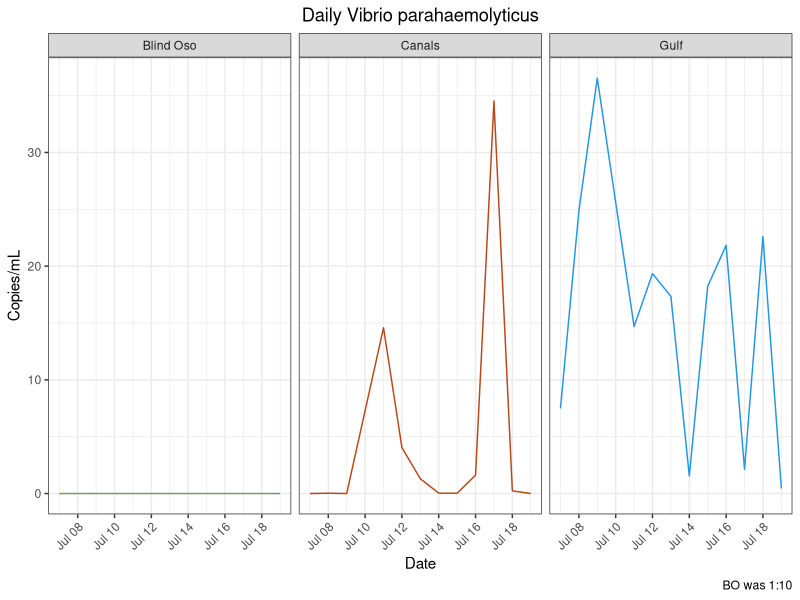
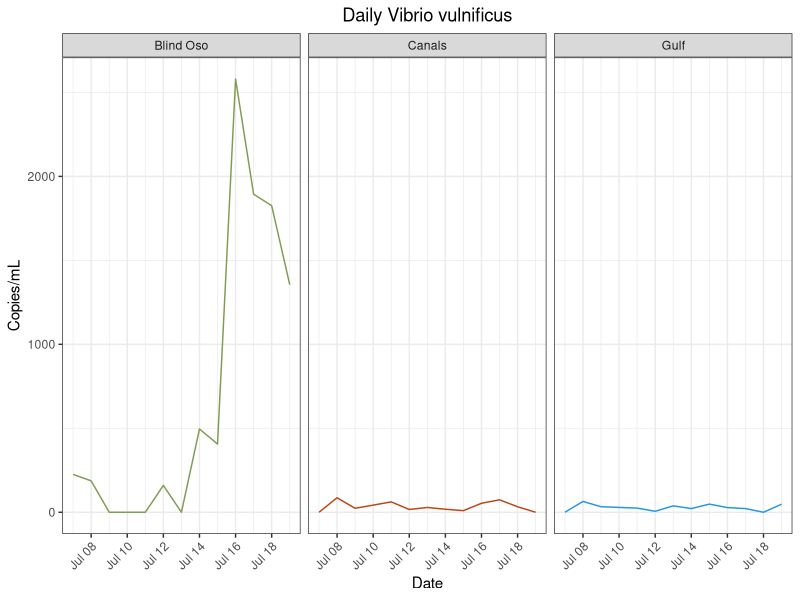
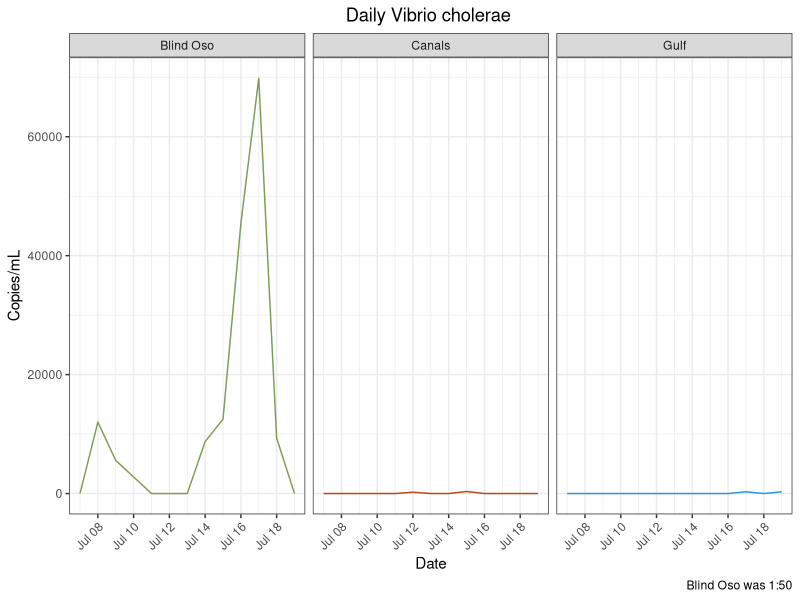
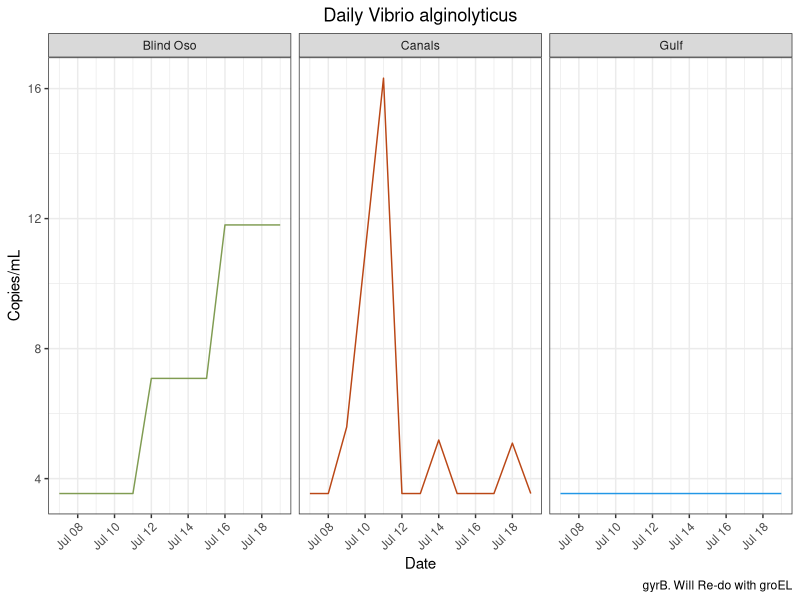
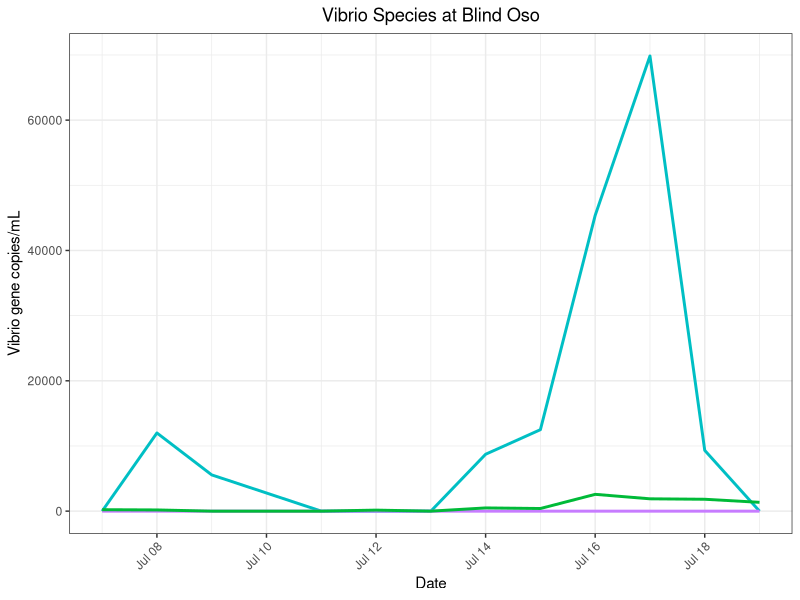
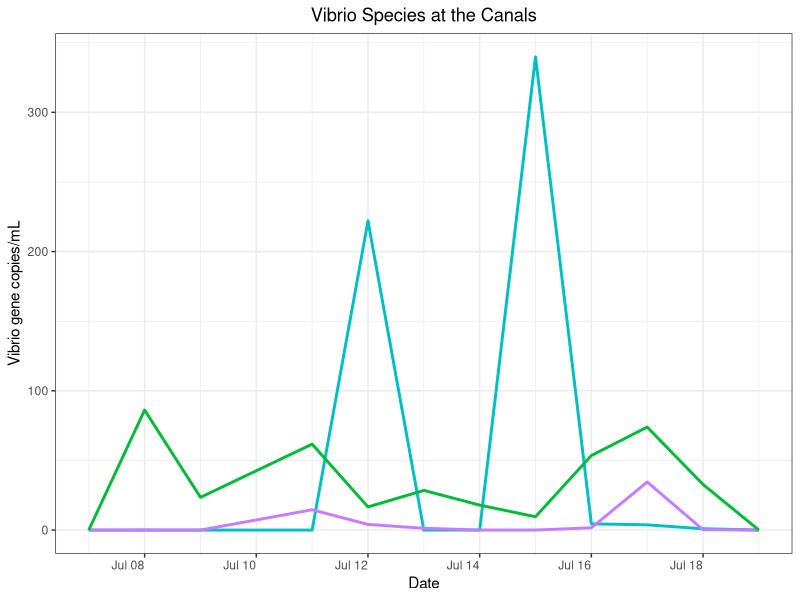
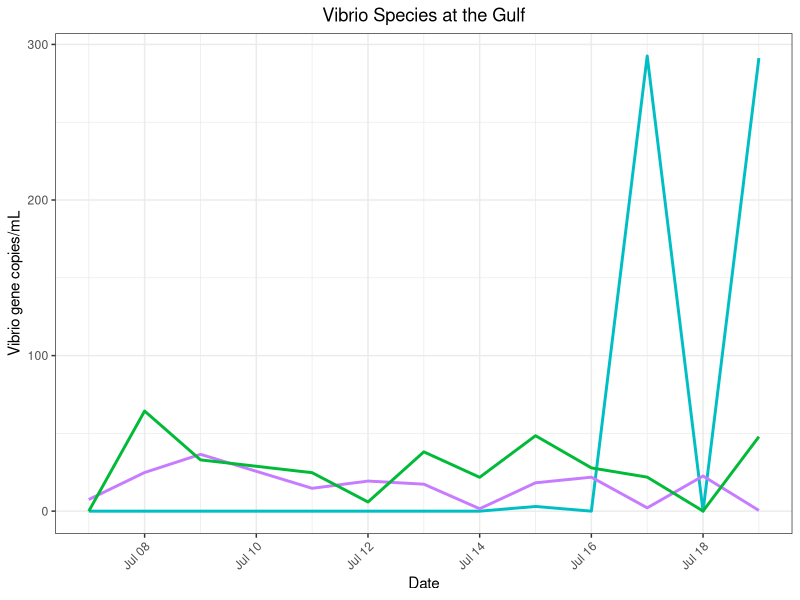
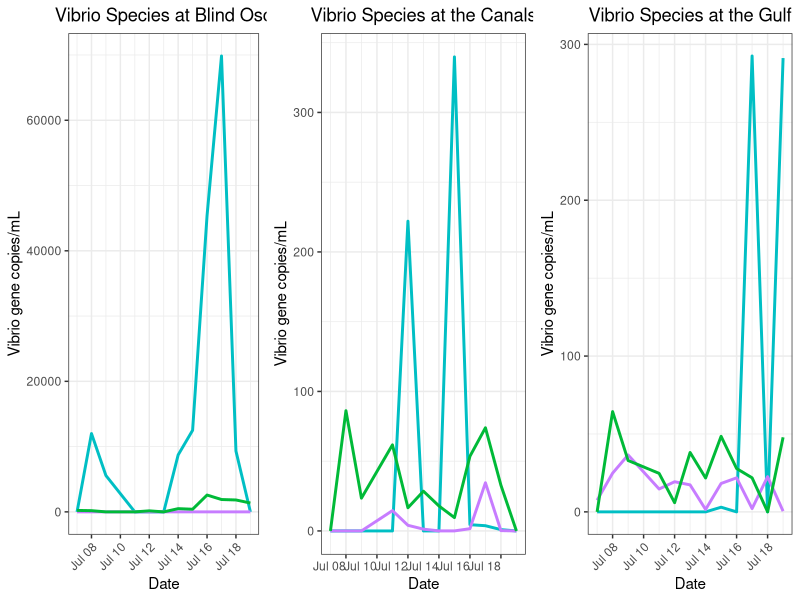

The R script that drew these images, in order:
## ---- chunk 1
library(here)
library(tidyverse)
library(lubridate)
library(ggpubr) #Stacking Plots
## ---- chunk 2
vp<- read_csv(here("data", "processed_data","qpcr", "vp_clean_copies.csv"))
vp_m<- read_csv(here("data", "processed_data","qpcr","vp_mon_clean_copies.csv")) 

vv<- read_csv(here("data", "processed_data","qpcr","vv_clean_copies_redo.csv")) #Trial two is best. Other trials exist too. 
vv_m<- read_csv(here("data", "processed_data","qpcr","vv_clean_copies_mon.csv"))

vc<- read_csv(here("data", "processed_data","qpcr", "vc_clean_copies_daily.csv")) #Daily
vc_m<- read_csv(here("data", "processed_data", "qpcr","vc_clean_copies_mon.csv"))#Monthly
vc_bo<- read_csv(here("data", "processed_data","qpcr","vc_clean_copies_dail_1_50.csv")) #Ran 1:50. with 5 reps (run with 2 reps + run with 3 reps)
#vc_bo_50<- read_csv(here("data", "processed_data","vc_clean_copies_daily_1_50_2reps.csv"))#Just reps 4 and 5 to compare. This looks fine, but I removed the code so as to clean up this script.

va<- read_csv(here("data", "processed_data","qpcr", "va_clean_copies_daily.csv"))
va_m<-  read_csv(here("data", "processed_data","qpcr", "va_clean_copies_monthly.csv"))
## ---- chunk 3
vv<- vv %>%
  mutate(site = recode(site, "BO" = "Blind Oso")) %>%
  mutate(site = recode(site, "C2" = "Canals")) %>%
  mutate(site = recode(site, "RD" = "Gulf"))

vp<- vp %>%
  mutate(site = recode(site, "BO" = "Blind Oso")) %>%
  mutate(site = recode(site, "C2" = "Canals")) %>%
  mutate(site = recode(site, "RD" = "Gulf"))

vc<- vc %>%
  mutate(site = recode(site, "BO" = "Blind Oso")) %>%
  mutate(site = recode(site, "C2" = "Canals")) %>%
  mutate(site = recode(site, "RD" = "Gulf"))
vc_bo<- vc_bo %>%
  mutate(site = recode(site, "BO" = "Blind Oso")) %>%
  mutate(site = recode(site, "C2" = "Canals")) %>%
  mutate(site = recode(site, "RD" = "Gulf"))
#vc_bo_50<- vc_bo_50 %>%
 # mutate(site = recode(site, "BO" = "Blind Oso")) %>%
 # mutate(site = recode(site, "C2" = "Canals")) %>%
 # mutate(site = recode(site, "RD" = "Gulf"))

va<- va %>%
  mutate(site = recode(site, "BO" = "Blind Oso")) %>%
  mutate(site = recode(site, "C2" = "Canals")) %>%
  mutate(site = recode(site, "RD" = "Gulf"))
## ---- chunk 4
vc<- 
  vc %>%
  filter(!site %in% "Blind Oso")  #Gets rid of old BO 
  
vc_d<- rbind(vc, vc_bo) #Adds new BO to C2 and RD
## ---- chunk 5
#Vp Mon
vp_m<- vp_m %>%
  select(!...1) 
jul_bo = data.frame(date = as.Date("2022-07-07"), copies_mL=0, site = "BO")
jul_c2 = data.frame(date = as.Date("2022-07-07"), copies_mL=0, site = "C2")
jul_rd = data.frame(date = as.Date("2022-07-07"), copies_mL=7.49310194, site = "RD")
vp_m = rbind(jul_bo, jul_c2, jul_rd, vp_m) %>%
  mutate(site = recode(site, "BO" = "Blind Oso")) %>%
  mutate(site = recode(site, "C2" = "Canals")) %>%
  mutate(site = recode(site, "RD" = "Gulf"))
                     

#Vv Mon
vv_m<- vv_m %>%
  select(!...1) 
jul_bo = data.frame(date = as.Date("2022-07-07"), copies_mL=0, site = "BO")
jul_c2 = data.frame(date = as.Date("2022-07-07"), copies_mL=0, site = "C2")
jul_rd = data.frame(date = as.Date("2022-07-07"), copies_mL=7.49310194, site = "RD")
vv_m = rbind(jul_bo, jul_c2, jul_rd, vv_m)%>%
  mutate(site = recode(site, "BO" = "Blind Oso")) %>%
  mutate(site = recode(site, "C2" = "Canals")) %>%
  mutate(site = recode(site, "RD" = "Gulf"))

vc_m<- vc_m %>%
  select(!...1) 
  jul_bo = data.frame(date = as.Date("2022-07-07"), copies_mL=263.208407, site = "BO")
  jul_c2 = data.frame(date = as.Date("2022-07-07"), copies_mL=0, site = "C2")
  jul_rd = data.frame(date = as.Date("2022-07-07"), copies_mL=0, site = "RD")
  vc_m = rbind(jul_bo, jul_c2, jul_rd, vc_m)%>%
    mutate(site = recode(site, "BO" = "Blind Oso")) %>%
    mutate(site = recode(site, "C2" = "Canals")) %>%
    mutate(site = recode(site, "RD" = "Gulf"))
  
 va_m<- va_m %>%
  select(!...1) 
  jul_bo = data.frame(date = as.Date("2022-07-07"), copies_mL=0, site = "BO")
  jul_c2 = data.frame(date = as.Date("2022-07-07"), copies_mL=5.494766, site = "C2")
  jul_rd = data.frame(date = as.Date("2022-07-07"), copies_mL=0, site = "RD")
  va_m = rbind(jul_bo, jul_c2, jul_rd, va_m)%>%
    mutate(site = recode(site, "BO" = "Blind Oso")) %>%
    mutate(site = recode(site, "C2" = "Canals")) %>%
    mutate(site = recode(site, "RD" = "Gulf")) 
## ---- chunk 6
#png(file = here("results", "plots", "species_specific", "vp_daily.png"))
 vp %>%
  ggplot() + geom_line(
    aes(x = date,
        y = copies_mL,
        color = site))+ 
  facet_wrap(~site)  +
  labs(x = "Date",
       y = "Copies/mL",
       title = "Daily Vibrio parahaemolyticus",
       caption = "BO was 1:10")+
  theme_bw()+
  theme(
    plot.title = element_text(hjust = 0.5),
    axis.text.x = element_text(hjust = 1, angle = 45),
    legend.position = "none")+
  scale_color_manual(values = c("Blind Oso" = "#809C52",
                                "Canals" = "#ba4716",
                                "Gulf" = "4c848c"))
# dev.off()

 ggsave(here("results", "plots", "vp_daily.png"))
## ---- chunk 7
#png(file = here("results", "plots", "species_specific", "vv_daily.png"))

vv %>%
  #filter(!site %in% "Blind Oso") %>%
  ggplot() + geom_line(
    aes(x = date,
        y = copies_mL,
        color = site))+ 
  facet_wrap(~site)  +
  labs(x = "Date",
       y = "Copies/mL",
       title = "Daily Vibrio vulnificus")+
  theme_bw()+
  theme(
    plot.title = element_text(hjust = 0.5),
    axis.text.x = element_text(hjust = 1, angle = 45),
    legend.position = "none")+ 
  scale_color_manual(values = c("Blind Oso" = "#809C52",
                                "Canals" = "#ba4716",
                                "Gulf" = "4c848c"))
#dev.off()

 ggsave(here("results", "plots", "vv_daily.png"))
## ---- chunk 8
vc_d %>%
#filter(!site %in% "Blind Oso") %>%
  ggplot() + geom_line(
    aes(x = date,
        y = copies_mL,
        color = site))+ 
  facet_wrap(~site)  +
  labs(x = "Date",
       y = "Copies/mL",
       title = "Daily Vibrio cholerae ",
       caption = "Blind Oso was 1:50")+
  theme_bw()+
  theme(
    plot.title = element_text(hjust = 0.5),
    axis.text.x = element_text(hjust = 1, angle = 45),
    legend.position = "none")+ 
  scale_color_manual(values = c("Blind Oso" = "#809C52", #5 replicates
                                "Canals" = "#ba4716",#3
                                "Gulf" = "4c848c"))#3

 ggsave(here("results", "plots", "vc_daily.png"))
## ---- chunk 9
#png(file = here("results", "plots", "species_specific", "va_daily.png"))

va %>%
 #filter(!site %in% "Blind Oso") %>%
  ggplot() + geom_line(
    aes(x = date,
        y = copies_mL,
        color = site))+ 
  facet_wrap(~site)  +
  labs(x = "Date",
       y = "Copies/mL",
       title = "Daily Vibrio alginolyticus",
       caption = "gyrB. Will Re-do with groEL")+
  theme_bw()+
  theme(
    plot.title = element_text(hjust = 0.5),
    axis.text.x = element_text(hjust = 1, angle = 45),
    legend.position = "none")+ 
  scale_color_manual(values = c("Blind Oso" = "#809C52",
                                "Canals" = "#ba4716",
                                "Gulf" = "4c848c"))
#dev.off()

 ggsave(here("results", "plots", "va_daily.png"))
## ---- chunk 10
#Make new columns with species 
type = "vc"
vc1<- cbind(vc_d, type)

type = "vv"
vv1<- cbind(vv, type)

type = "vp"
vp1<- cbind(vp, type)

type = "va"
va1<- cbind(va,type)

#Combine datasets
master<- rbind(vc1,vp1,vv1, va1) %>%
  mutate(type = recode(type, "va" = "V. alginolyticus",
                       "vc" = "V. cholerae",
                       "vp" = "V. parahaemolyticus",
                       "vv" = "V. vulnificus"))
# Save this
saveRDS(master, file = here("data", "processed_data", "qpcr","species_copies.rds"))
## ---- chunk 11
bo_spp<- master %>%
  filter(site %in% "Blind Oso",
         !type %in% "V. alginolyticus") %>% #Take out Va for now
  ggplot() + geom_line(
    aes(
      x = date,
      y = copies_mL,
      color = type),
    size = 1)+ 
  theme_bw()+
     labs(title = "Vibrio Species at Blind Oso",
       x = "Date",
       y = "Vibrio gene copies/mL",
       color = "Vibrio spp.") +
  theme(axis.text.x = element_text(hjust = 1, angle = 45),
        plot.title = element_text(hjust = 0.5),
        legend.position = "none") + 
scale_color_manual(values = c("V. alginolyticus" = "#F8766D",
                              "V. cholerae" = "#00BFC4",
                              "V. parahaemolyticus" = "#C77CFF",
                              "V. vulnificus" = "#00BA38"))

bo_spp

#dev.off()
 ggsave(here("results", "plots", "bo_all_daily.png"))
## ---- chunk 12
c2_spp<-
  master %>%
  filter(site %in% "Canals",
         !type %in% "V. alginolyticus") %>%
  ggplot() + geom_line(
    aes(
      x = date,
      y = copies_mL,
      color = type),
    size = 1)+ 
  theme_bw()+
     labs(title = "Vibrio Species at the Canals",
       x = "Date",
       y = "Vibrio gene copies/mL",
       color = "Vibrio spp.") +
  theme(axis.text.x = element_text(hjust = 1),
        plot.title = element_text(hjust = 0.5),
        legend.position = "none") + 
scale_color_manual(values = c("V. alginolyticus" = "#F8766D",
                              "V. cholerae" = "#00BFC4",
                              "V. parahaemolyticus" = "#C77CFF",
                              "V. vulnificus" = "#00BA38"))

c2_spp

 ggsave(here("results", "plots", "c2_all_daily.png"))
## ---- chunk 13
rd_spp<-
 master %>%
  filter(site %in% "Gulf",
         !type %in% "V. alginolyticus") %>%
  ggplot() + geom_line(
    aes(
      x = date,
      y = copies_mL,
      color = type),
    size = 1)+ 
  theme_bw()+
     labs(title = "Vibrio Species at the Gulf",
       x = "Date",
       y = "Vibrio gene copies/mL",
       color = "Vibrio spp.") +
  theme(axis.text.x = element_text(hjust = 1, angle = 45),
        plot.title = element_text(hjust = 0.5),
        legend.position = "none") + 
scale_color_manual(values = c("V. alginolyticus" = "#F8766D",
                              "V. cholerae" = "#00BFC4",
                              "V. parahaemolyticus" = "#C77CFF",
                              "V. vulnificus" = "#00BA38"))

rd_spp

 ggsave(here("results", "plots", "rd_all_daily.png"))
## ---- chunk 14
all_spp<-
  ggarrange(bo_spp, c2_spp, rd_spp,
            nrow = 1,
            ncol = 3)
all_spp
## ---- chunk 15
#png(file = here("results", "plots", "species_specific", "vp_mon.png"))

vp_m %>%
ggplot() + geom_line(
    aes(x = date,
        y = copies_mL,
        color = site))+ 
  geom_point(
     aes(x = date,
        y = copies_mL,
        color = site))+
  facet_wrap(~site)  +
  labs(x = "Date",
       y = "Copies/mL",
       title = "Monthly Vibrio parahaemolyticus")+
  theme_bw()+
  theme(
    plot.title = element_text(hjust = 0.5),
    axis.text.x = element_text(hjust = 1, angle = 45),
    legend.position = "none")+
  scale_color_manual(values = c("Blind Oso" = "#809C52",
                                "Canals" = "#ba4716",
                                "Gulf" = "4c848c"))+
  scale_x_date(date_breaks = "1 month", date_labels = "%b")

#dev.off()

 ggsave(here("results", "plots", "vp_monthly.png"))
## ---- chunk 16
#png(file = here("results", "plots", "species_specific", "vv_mon.png"))
 vv_m %>%
  filter(!site %in% c("E3", "NT")) %>%
 ggplot() + geom_line(
    aes(x = date,
        y = copies_mL,
        color = site))+ 
  geom_point(
     aes(x = date,
        y = copies_mL,
        color = site))+
  facet_wrap(~site)  +
  labs(x = "Date",
       y = "Copies/mL",
       title = "Monthly Vibrio vulnificus")+
  theme_bw()+
  theme(
    plot.title = element_text(hjust = 0.5),
    axis.text.x = element_text(hjust = 1, angle = 45),
    legend.position = "none")+
  scale_color_manual(values = c("Blind Oso" = "#809C52",
                                "Canals" = "#ba4716",
                                "Gulf" = "4c848c"))+
  scale_x_date(date_breaks = "1 month", date_labels = "%b")
#dev.off()

  ggsave(here("results", "plots", "vv_monthly.png"))
## ---- chunk 17
#png(file = here("results", "plots", "species_specific", "vc_mon.png"))
vc_m %>%
  #filter(!site %in% "Blind Oso") %>%
 ggplot() + geom_line(
    aes(x = date,
        y = copies_mL,
        color = site))+ 
  geom_point(
     aes(x = date,
        y = copies_mL,
        color = site))+
  facet_wrap(~site)  +
  labs(x = "Date",
       y = "Copies/mL",
       title = "Monthly Vibrio cholerae")+
  theme_bw()+
  theme(
    plot.title = element_text(hjust = 0.5),
    axis.text.x = element_text(hjust = 1, angle = 45),
    legend.position = "none")+
  scale_color_manual(values = c("Blind Oso" = "#809C52",
                                "Canals" = "#ba4716",
                                "Gulf" = "4c848c"))+
  scale_x_date(date_breaks = "1 month", date_labels = "%b")
#dev.off()

 ggsave(here("results", "plots", "vc_monthly.png"))
## ---- chunk 18

va_m %>%
  #filter(!site %in% "Blind Oso") %>%
 ggplot() + geom_line(
    aes(x = date,
        y = copies_mL,
        color = site))+ 
  geom_point(
     aes(x = date,
        y = copies_mL,
        color = site))+
  facet_wrap(~site)  +
  labs(x = "Date",
       y = "Copies/mL",
       title = "Monthly Vibrio alginolyticus")+
  theme_bw()+
  theme(
    plot.title = element_text(hjust = 0.5),
    axis.text.x = element_text(hjust = 1, angle = 45),
    legend.position = "none")+
  scale_color_manual(values = c("Blind Oso" = "#809C52",
                                "Canals" = "#ba4716",
                                "Gulf" = "4c848c"))+
  scale_x_date(date_breaks = "1 month", date_labels = "%b")

 ggsave(here("results", "plots", "va_monthly.png"))
## ---- chunk 19
#Make new columns with species 
type = "vc"
vc2<- cbind(vc_m, type)

type = "vv"
vv2<- cbind(vv_m, type)

type = "vp"
vp2<- cbind(vp_m, type)

type = "va"
va2<- cbind(va_m,type)

#Combine datasets
master_monthly<- rbind(vc2,vp2,vv2, va2) %>%
  mutate(type = recode(type, "va" = "V. alginolyticus",
                       "vc" = "V. cholerae",
                       "vp" = "V. parahaemolyticus",
                       "vv" = "V. vulnificus")) %>%
  #Fix date mislabeling
  mutate(date = as.character(date))
  master_monthly$date <- recode_factor(master_monthly$date, '2022-06-13' = "2022-06-14") 
master_monthly<- 
    master_monthly %>%
    mutate(date = as.Date(date))


# Save this
saveRDS(master_monthly, file = here("data", "processed_data", "qpcr","species_copies_monthly.rds"))
## ---- chunk 20
bo_spp_monthly<- master_monthly %>%
  filter(site %in% "Blind Oso",
         !type %in% "V. alginolyticus") %>% #Take out Va for now
  ggplot() + 
  geom_point(
    aes(
      x = date,
      y = copies_mL,
      color = type),
    size = 2)+
  geom_line(
    aes(
      x = date,
      y = copies_mL,
      color = type),
    size = 1)+ 
  theme_bw()+
     labs(title = "Vibrio Species Concentrations at Blind Oso",
       x = "Date",
       y = "Vibrio gene copies/mL",
       color = "Vibrio spp.") +
  theme(axis.text.x = element_text(hjust = 1, angle = 45),
        plot.title = element_text(hjust = 0.5),
        legend.position = "none") + 
  scale_x_date(date_breaks="1 month", date_labels="%b")+
scale_color_manual(values = c("V. alginolyticus" = "#F8766D",
                              "V. cholerae" = "#00BFC4",
                              "V. parahaemolyticus" = "#C77CFF",
                              "V. vulnificus" = "#00BA38"))

bo_spp_monthly

#dev.off()
 ggsave(here("results", "plots", "bo_all_monthly.png"))
## ---- chunk 21
c2_spp_monthly<- master_monthly %>%
  filter(site %in% "Canals",
         !type %in% "V. alginolyticus") %>% #Take out Va for now
  ggplot() + 
  geom_point(
    aes(
      x = date,
      y = copies_mL,
      color = type),
    size = 2)+
  geom_line(
    aes(
      x = date,
      y = copies_mL,
      color = type),
    size = 1)+ 
  theme_bw()+
     labs(title = "Vibrio Species Concentrations at the Canals",
       x = "Date",
       y = "Vibrio gene copies/mL",
       color = "Vibrio spp.") +
  theme(axis.text.x = element_text(hjust = 1, angle = 45),
        plot.title = element_text(hjust = 0.5),
        legend.position = "none") + 
  scale_x_date(date_breaks="1 month", date_labels="%b")+ 
scale_color_manual(values = c("V. alginolyticus" = "#F8766D",
                              "V. cholerae" = "#00BFC4",
                              "V. parahaemolyticus" = "#C77CFF",
                              "V. vulnificus" = "#00BA38"))

c2_spp_monthly

#dev.off()
 ggsave(here("results", "plots", "c2_all_monthly.png"))
## ---- chunk 22
rd_spp_monthly<- master_monthly %>%
  filter(site %in% "Gulf",
         !type %in% "V. alginolyticus") %>% #Take out Va for now
  ggplot() + 
  geom_point(
    aes(
      x = date,
      y = copies_mL,
      color = type),
    size = 2)+
  geom_line(
    aes(
      x = date,
      y = copies_mL,
      color = type),
    size = 1)+ 
  theme_bw()+
     labs(title = "Vibrio Species Concentrations at the Gulf",
       x = "Date",
       y = "Vibrio gene copies/mL",
       color = "Vibrio spp.") +
  theme(axis.text.x = element_text(hjust = 1, angle = 45),
        plot.title = element_text(hjust = 0.5),
        legend.position = "none") + 
  scale_x_date(date_breaks="1 month", date_labels="%b")+ 
scale_color_manual(values = c("V. alginolyticus" = "#F8766D",
                              "V. cholerae" = "#00BFC4",
                              "V. parahaemolyticus" = "#C77CFF",
                              "V. vulnificus" = "#00BA38"))

rd_spp_monthly

#dev.off()
 ggsave(here("results", "plots", "rd_all_monthly.png"))
